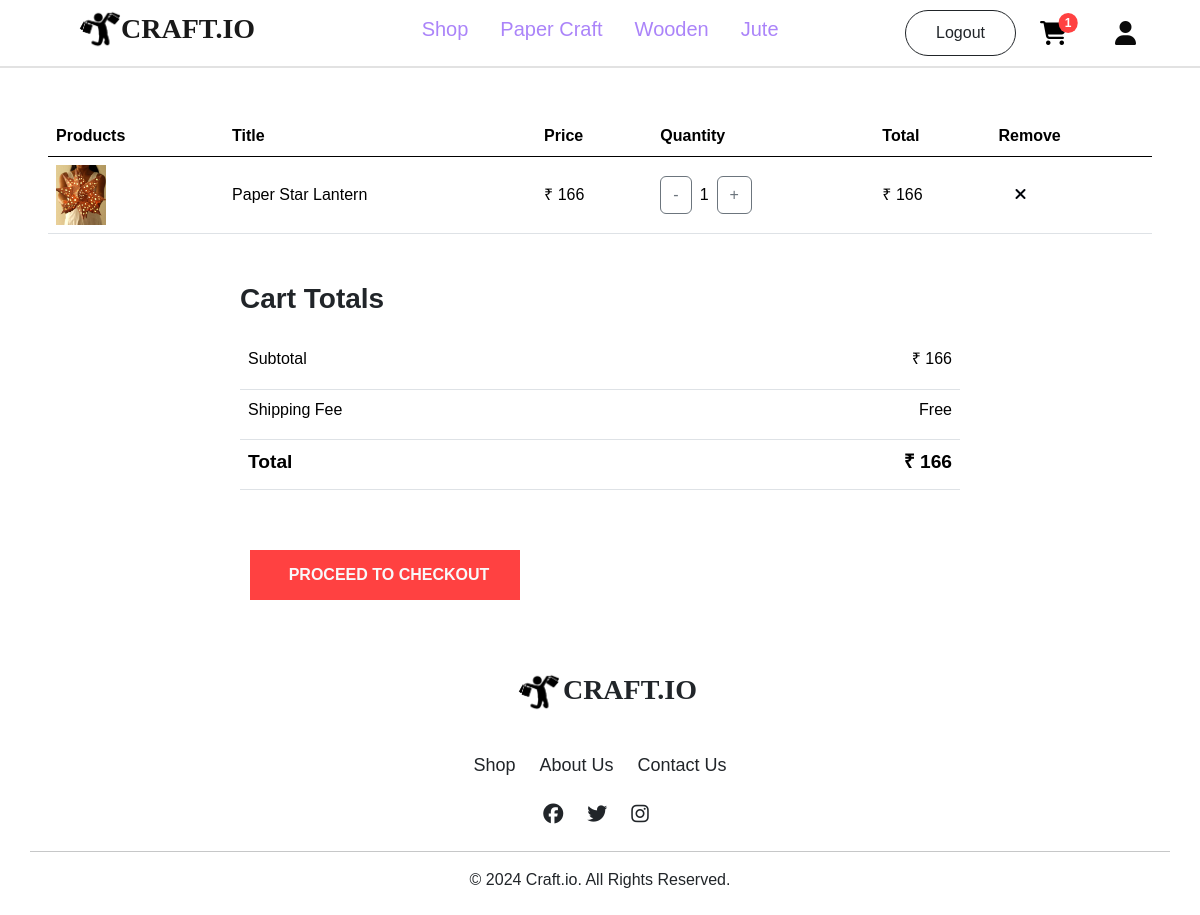
The app's page /customer/cartlist/ (signed in), older data.
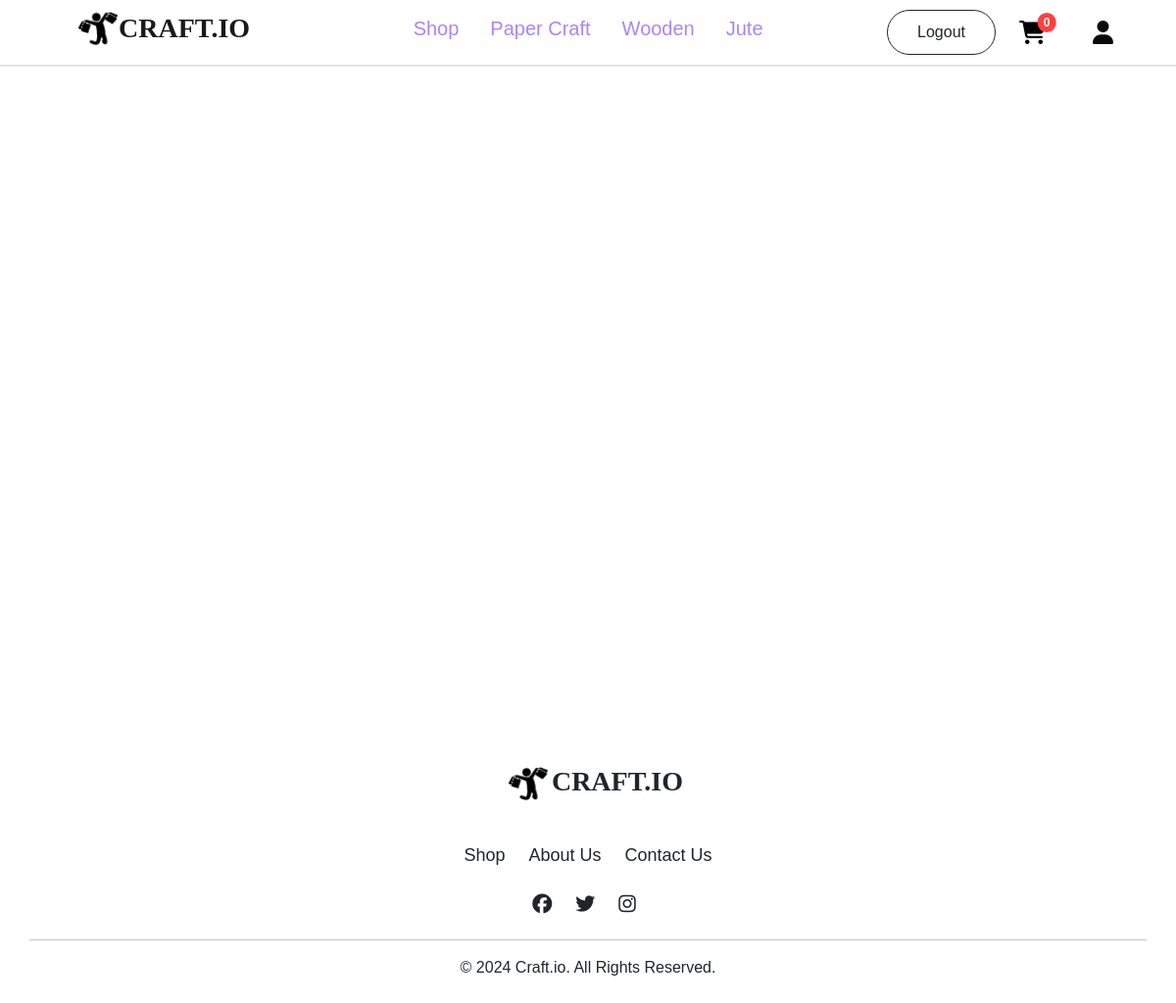
The same page, newer data.
### account/models.py (models this page shows, shortened)
class Cart(models.Model):
    product=models.ForeignKey(Productss,on_delete=models.CASCADE)
    user=models.ForeignKey(User,on_delete=models.CASCADE)
    quantity=models.IntegerField(default=1)
    total=models.IntegerField()

class Productss(models.Model):
    title=models.CharField(max_length=100)
    description=models.CharField(max_length=500)
    price=models.IntegerField()
    offerprice=models.IntegerField()
    image=models.ImageField(upload_to='product_images')
    stock=models.IntegerField()
    ShippingFee=models.CharField(max_length=100,default='Free')
    created_at = models.DateTimeField(default=timezone.now)
    options=(
        ('PaperCraft','PaperCraft'),
        ('Wooden','Wooden'),
        ('Jute','Jute'),
    )
    category=models.CharField(max_length=100,choices=options)

### customer/views.py (the view)
# urls.py: path('cartlist/', CartListView.as_view(), name='cartlist'),
@method_decorator(decorator=decorators, name='dispatch')
class CartListView(ListView):
    template_name = 'cart.html'
    queryset = Cart.objects.all()
    context_object_name = 'carts'
    def get_context_data(self, **kwargs):
        context = super().get_context_data(**kwargs)
        carts = self.get_queryset()
        subtotal = sum(cart.total for cart in carts)
        if subtotal > 500:
            shipping_fee = 0
        else:
            shipping_fee = sum(
                (int(cart.product.ShippingFee) if cart.product.ShippingFee.isdigit() else 0) * cart.quantity
                for cart in carts
            )
        context['subtotal'] = subtotal
        context['shipping_fee'] = shipping_fee
        context['grand_total'] = subtotal + shipping_fee
        return context

### customer/context_processors.py (called while the page is built)
def item_count(request):
    if request.user.is_authenticated:
        cart_count=Cart.objects.filter(user=request.user).count()
        wishlist_count=Wishlist.objects.filter(user=request.user).count()
        order_count=Orders.objects.filter(user=request.user).count()
        return {'cart':cart_count,'wishlist':wishlist_count,'order':order_count}
    else:
        return {"cart":0,'wishlist':0,"order":0}

### customer/views.py (called while the page is built)
def signin_required(fn):
    def inner(request, *args, **kw):
        if request.user.is_authenticated:
            return fn(request, *args, **kw)
        else:
            messages.error(request, 'Please login First!!')
            return redirect('login')
    return inner

### customer/templates/cart.html (shortened to what this page needs)
{% extends 'navbar.html' %}
{% block content %}
{% if carts %}
<div class="table-container" style="width: 92%; margin: 0 auto;">
    <table class="table mt-5">
        <thead>
            <tr>
                <th>Products</th>
                <th>Title</th>
                <th>Price</th>
                <th>Quantity</th>
                <th>Total</th>
                <th>Remove</th>
            </tr>
        </thead>
        <tbody>
        {% for i in carts %}
            <tr class="align-middle">
                <td>
                    <a href="{% url 'pdetail' i.product.id %}">
                        <img src="{{ i.product.image.url }}" alt="{{ item.product.title }}" class="img-fluid" height="50px" width="50px">
                    </a>
                </td>
                <td>{{i.product.title}}</td>
                <td>&#8377; {{i.product.price}}</td>
                <td>
                    <div class="d-flex align-items-center">
                        <a href="{% url 'decQuantity' i.id %}" class="btn btn-outline-secondary">-</a>
                        <span class="mx-2">{{i.quantity}}</span>
                        <a href="{% url 'incQuantity' i.id %}" class="btn btn-outline-secondary">+</a>
                    </div>
                </td>
                <td>&#8377; {{i.total}}</td>
                <td>
                    <a href="{% url 'removeitem' i.id %}" class="ms-3"><i class="fa-solid fa-xmark" style="color: #00040a;"></i></a>
                </td>
            </tr>
        {% endfor %}
        </tbody>
    </table>
</div>
<div class="table-container" style="width: 60%; margin: 0 auto;">
    <h3 class="mt-5"><b>Cart Totals</b></h3>
    <table class="table mt-4">
        <tbody>
            <tr style="height: 50px;">
                <td>Subtotal</td>
                <td class="text-end">&#8377; {{ subtotal }}</td>
            </tr>
            <tr style="height: 50px;">
                <td>Shipping Fee</td>
                <td class="text-end">
                    {% if shipping_fee == 0 %}
                        Free
                    {% else %}
                        &#8377; {{ shipping_fee }}
                    {% endif %}
                </td>
            </tr>
            <tr style="height: 50px;">
                <th style="font-size: larger;">Total</th>
                <th class="text-end" style="font-size: larger;">&#8377; {{ grand_total }}</th>
            </tr>
        </tbody>
    </table>
</div>
<div class="mb-5" style="margin-left: 200px;">
    <a href="{% url 'add_address' %}" class="btn text-light d-flex justify-content-center" style="background-color: #ff4141;width: 270px;border-radius: 0px;height: 50px;margin-left: 50px;margin-top: 60px;">
        <b class="ms-2">PROCEED TO CHECKOUT</b>
    </a>
</div>
{% else %}
<div style="display: flex; justify-content: center; align-items: center; height: 80vh;" class="mb-5">
</div>
{% endif %}
{% endblock content %}

Row changes from the older to the newer data that the page shows:
removed Cart: product.image (picture), product "Paper Star Lantern", product.price "166", quantity "1", total "166"
Text that changed along with them:
{{ cart }}: "1" → "0"
{{ subtotal }}: "166" → (not shown)
{{ grand_total }}: "166" → (not shown)
text no longer shown: "Products Title Price Quantity Total Remove Cart Totals Subtotal ₹ Shipping Fee Free Total ₹ PROCEED TO CHECKOUT"
